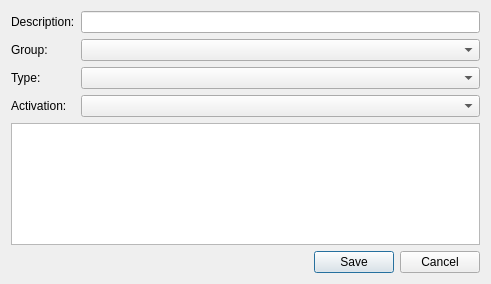
<?xml version="1.0" encoding="UTF-8"?>
<ui version="4.0">
 <class>CheatCodeEditorDialog</class>
 <widget class="QDialog" name="CheatCodeEditorDialog">
  <property name="geometry">
   <rect>
    <x>0</x>
    <y>0</y>
    <width>491</width>
    <height>284</height>
   </rect>
  </property>
  <property name="windowTitle">
   <string>Cheat Code Editor</string>
  </property>
  <property name="modal">
   <bool>true</bool>
  </property>
  <layout class="QFormLayout" name="formLayout">
   <item row="0" column="0">
    <widget class="QLabel" name="label_2">
     <property name="text">
      <string>Description:</string>
     </property>
    </widget>
   </item>
   <item row="0" column="1">
    <widget class="QLineEdit" name="description"/>
   </item>
   <item row="1" column="0">
    <widget class="QLabel" name="label">
     <property name="text">
      <string>Group:</string>
     </property>
    </widget>
   </item>
   <item row="1" column="1">
    <widget class="QComboBox" name="group"/>
   </item>
   <item row="2" column="0">
    <widget class="QLabel" name="label_3">
     <property name="text">
      <string>Type:</string>
     </property>
    </widget>
   </item>
   <item row="2" column="1">
    <widget class="QComboBox" name="type"/>
   </item>
   <item row="3" column="0">
    <widget class="QLabel" name="label_4">
     <property name="text">
      <string>Activation:</string>
     </property>
    </widget>
   </item>
   <item row="3" column="1">
    <widget class="QComboBox" name="activation"/>
   </item>
   <item row="4" column="0" colspan="2">
    <widget class="QPlainTextEdit" name="instructions"/>
   </item>
   <item row="5" column="0" colspan="2">
    <layout class="QHBoxLayout" name="horizontalLayout">
     <item>
      <spacer name="horizontalSpacer">
       <property name="orientation">
        <enum>Qt::Horizontal</enum>
       </property>
       <property name="sizeHint" stdset="0">
        <size>
         <width>40</width>
         <height>20</height>
        </size>
       </property>
      </spacer>
     </item>
     <item>
      <widget class="QPushButton" name="save">
       <property name="text">
        <string>Save</string>
       </property>
       <property name="default">
        <bool>true</bool>
       </property>
      </widget>
     </item>
     <item>
      <widget class="QPushButton" name="cancel">
       <property name="text">
        <string>Cancel</string>
       </property>
      </widget>
     </item>
    </layout>
   </item>
  </layout>
 </widget>
 <resources/>
 <connections/>
</ui>
